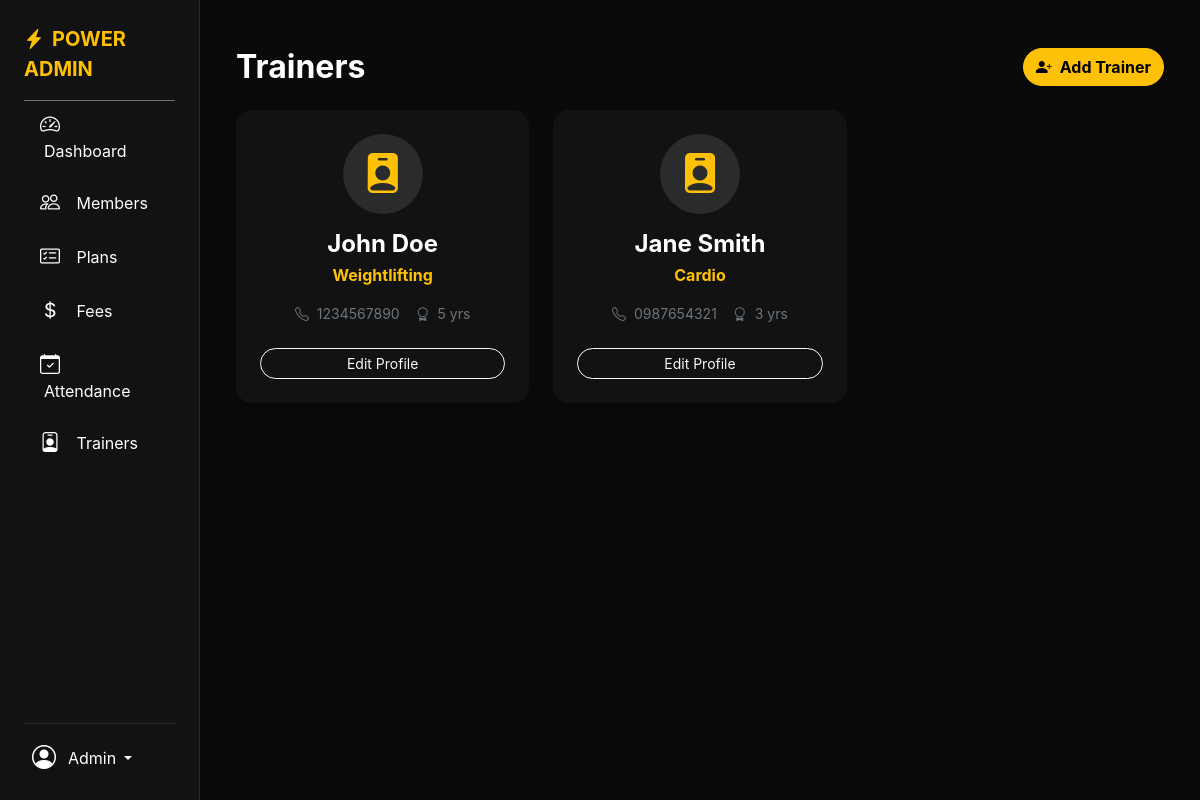
Page /admin/trainers/ (signed in) on the committed database.
### models/trainer.py (models this page shows)
class Trainer(db.Model):
    __tablename__ = 'trainers'
    id = db.Column(db.Integer, primary_key=True)
    first_name = db.Column(db.String(50), nullable=False)
    last_name = db.Column(db.String(50), nullable=False)
    email = db.Column(db.String(100), unique=True, nullable=False)
    phone = db.Column(db.String(20), nullable=False)
    specialization = db.Column(db.String(100), nullable=True)
    experience_years = db.Column(db.Integer, nullable=True)
    is_active = db.Column(db.Boolean, default=True)
    created_at = db.Column(db.DateTime, default=datetime.utcnow)
    @property
    def full_name(self):
        return f"{self.first_name} {self.last_name}"

### routes/trainers.py (the view)
@trainers_bp.route('/')
@login_required
def list_trainers():
    trainers = Trainer.query.all()
    return render_template('admin/trainers.html', trainers=trainers)

### templates/admin/trainers.html (shortened to what this page needs)
{% extends 'admin/base_admin.html' %}
{% block content %}
<div class="d-flex justify-content-between align-items-center mb-4">
    <h2 class="text-white fw-bold mb-0">Trainers</h2>
    <a href="{{ url_for('trainers.add_trainer') }}" class="btn btn-warning fw-bold rounded-pill shadow-sm">
        <i class="bi bi-person-plus-fill me-2"></i>Add Trainer
    </a>
</div>
<div class="row g-4">
    {% for trainer in trainers %}
    <div class="col-md-6 col-lg-4">
        <div class="card bg-dark text-white border-0 shadow rounded-4 h-100 position-relative {% if not trainer.is_active %}opacity-75{% endif %}">
            <div class="card-body p-4 text-center">
                <div class="bg-secondary bg-opacity-25 rounded-circle d-inline-flex align-items-center justify-content-center mb-3" style="width: 80px; height: 80px;">
                    <i class="bi bi-person-badge-fill fs-1 text-warning"></i>
                </div>
                <h4 class="card-title fw-bold mb-1">{{ trainer.full_name }}</h4>
                <p class="text-warning fw-bold mb-3">{{ trainer.specialization }}</p>
                <div class="d-flex justify-content-center gap-3 text-secondary small mb-4">
                    <span><i class="bi bi-telephone me-1"></i> {{ trainer.phone }}</span>
                    <span><i class="bi bi-award me-1"></i> {{ trainer.experience_years }} yrs</span>
                </div>
                <a href="{{ url_for('trainers.edit_trainer', id=trainer.id) }}" class="btn btn-outline-light btn-sm w-100 rounded-pill">Edit Profile</a>
            </div>
        </div>
    </div>
    {% else %}
    <div class="col-12 text-center py-5">
        <p class="text-secondary">No trainers found. Create one to get started.</p>
    </div>
    {% endfor %}
</div>
{% endblock %}

### static/css/style.css (style rules this page uses)
:root { --primary-color: #ffc107; --dark-color: #121212; --darker-color: #0a0a0a; }
body { font-family: 'Inter', 'Roboto', sans-serif; background-color: var(--darker-color) !important; }
.bg-black { background-color: var(--darker-color) !important; }
.bg-dark { background-color: var(--dark-color) !important; }
::placeholder { color: #6c757d !important; opacity: 1; }

### rows in the picture
Trainer: full_name "John Doe", specialization "Weightlifting", phone "1234567890", experience_years "5"
Trainer: full_name "Jane Smith", specialization "Cardio", phone "0987654321", experience_years "3"
